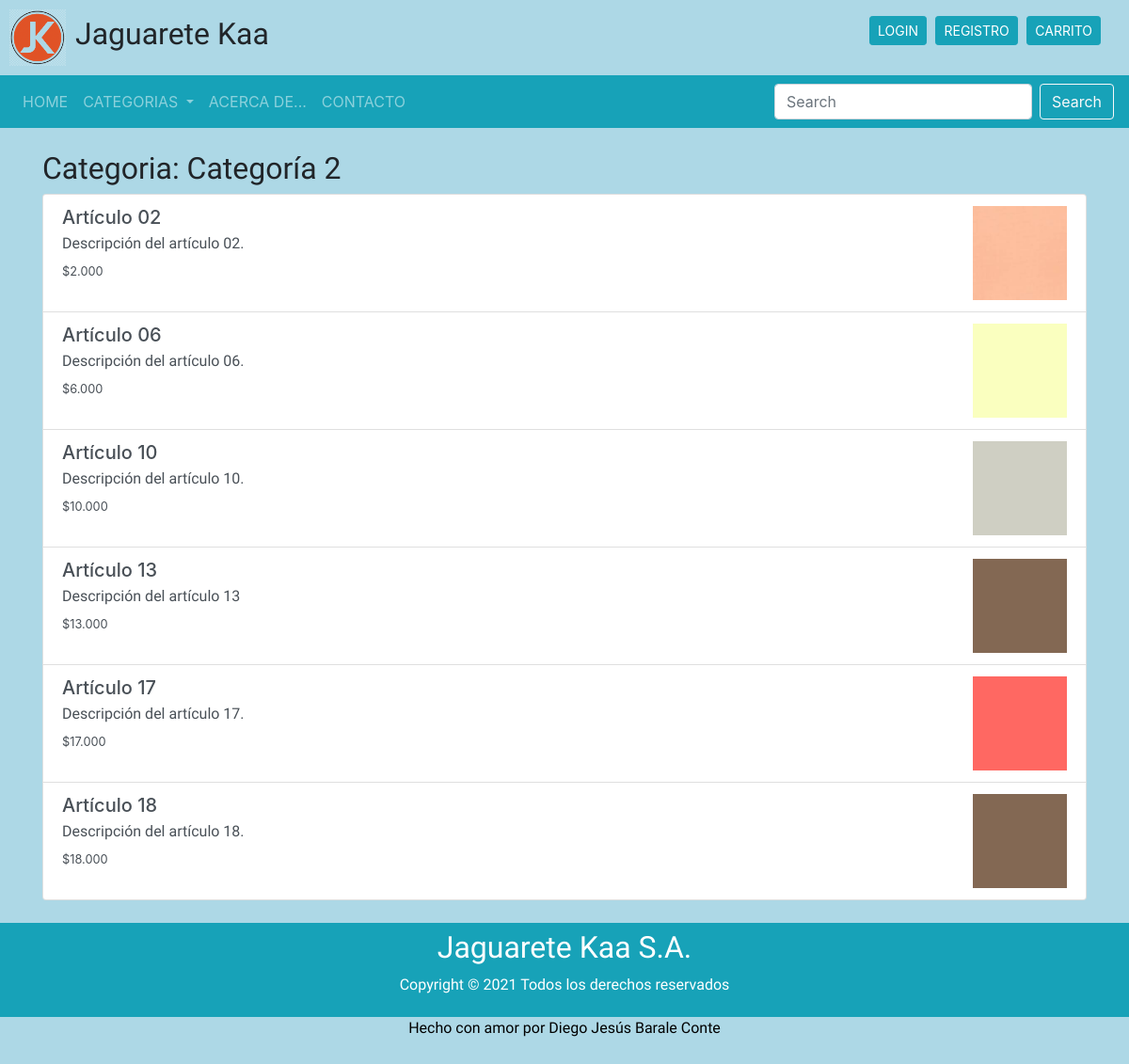
The page /categoria/2/ on the database its author committed.
### APP_PRODUCTOS/models.py (models this page shows, shortened)
class Categoria(models.Model):
    descripcion = models.CharField(max_length=50)
    def __str__(self):
        return self.descripcion

class Producto(models.Model):
    titulo = models.CharField(max_length=100)
    imagen = models.ImageField(upload_to="productos", null="True")
    descripcion = models.TextField()
    precio = models.IntegerField()
    categoria = models.ForeignKey(Categoria, on_delete=models.PROTECT)
    subtotal = models.IntegerField(default=0)

### APP_PRODUCTOS/views.py (the view)
# urls.py: path('categoria/<categoria_id>/', views.categoria, name='categoria'),
def categoria(request, categoria_id):
    categoria = Categoria.objects.get(id=categoria_id)
    productos = Producto.objects.filter(categoria=categoria)
    page = request.GET.get('page', 1)
    try:
        paginator = Paginator(productos, 6)
        productos = paginator.page(page)
    except:
        raise Http404
    data = {
            'categoria': categoria,
            'entity': productos,
            'paginator': paginator,
            'page': request.GET.get('page', 1),
            }
    return render(request, 'categoria.html', data)

### APP_CARRITO/context_processor.py (called while the page is built)
def importe_total_carrito(request):
    total = 0
    if 'carrito' in request.session:
        for key, value in request.session["carrito"].items():
            total = total + (int(value["subtotal"]))
    return { "importe_total_carrito":total }

### APP_PRODUCTOS/templates/categoria.html (shortened to what this page needs)
{% extends 'layout.html'%}
{% block cuerpo %}
{% load humanize %}
<br>
<div class="container">
	<h2>Categoria: {{ categoria }}</h2>
	{% if entity  %}
	<div class="list-group">
		{% for producto in entity %}
		<a href="{% url 'visualizar' producto.id %}" class="list-group-item list-group-item-action ">
			<div class="d-flex w-100 justify-content-between">
				<div>
					<h5 class="mb-1">{{ producto.titulo }}</h5>
					<p class="mb-1">{{ producto.descripcion }}</p>
					<small>${{ producto.precio | intcomma }}</small>
				</div>
				<img src="{{ producto.imagen.url }}" alt="" style="width:100px; height:100px;">
			</div>
		</a>
		{% endfor %}
	</div>
	{% else %}
	<h2>Esta categoría está vacia</h2>
	{% endif %}
</div>
<br>
{% endblock %}

### APP_PRINCIPAL/static/css/estilos.css (style rules this page uses)
* { margin: 0; padding: 0; }
h2 { font-family: 'Akaya Kanadaka', cursive; }
p { font-family: 'Merienda', cursive; }
body { background-color: lightblue; background-image: url("https://encrypted-tbn0.gstatic.com/images?q=tbn:ANd9GcSINSPx7xQ7vlQMbqUIRL9phcjY9re3D-oV2A&usqp=CAU"); background-repeat: no-repeat; background-size: cover; }

### rows shown on the page
Categoria: descripcion "Categoría 2"
Producto: titulo "Artículo 02", descripcion "Descripción del artículo 02.", precio "2.000", imagen (picture)
Producto: titulo "Artículo 06", descripcion "Descripción del artículo 06.", precio "6.000", imagen (picture)
Producto: titulo "Artículo 10", descripcion "Descripción del artículo 10.", precio "10.000", imagen (picture)
Producto: titulo "Artículo 13", descripcion "Descripción del artículo 13", precio "13.000", imagen (picture)
Producto: titulo "Artículo 17", descripcion "Descripción del artículo 17.", precio "17.000", imagen (picture)
Producto: titulo "Artículo 18", descripcion "Descripción del artículo 18.", precio "18.000", imagen (picture)
